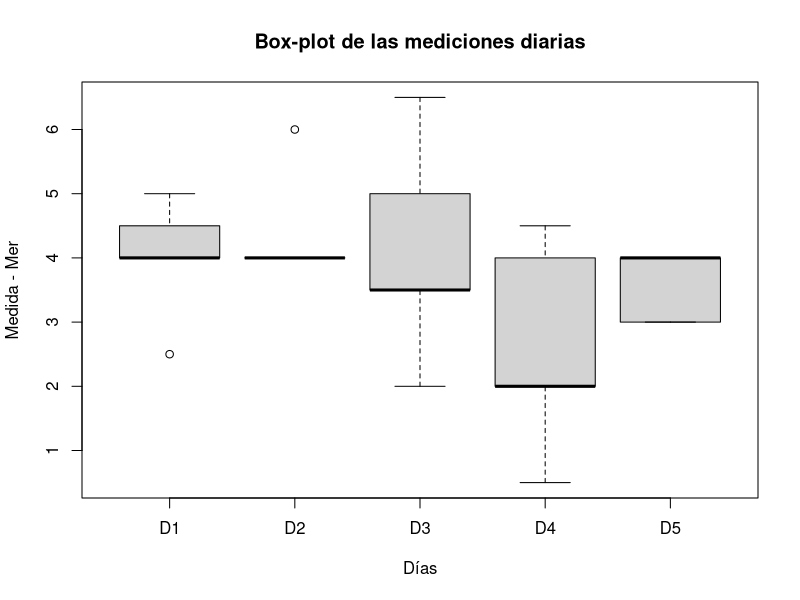
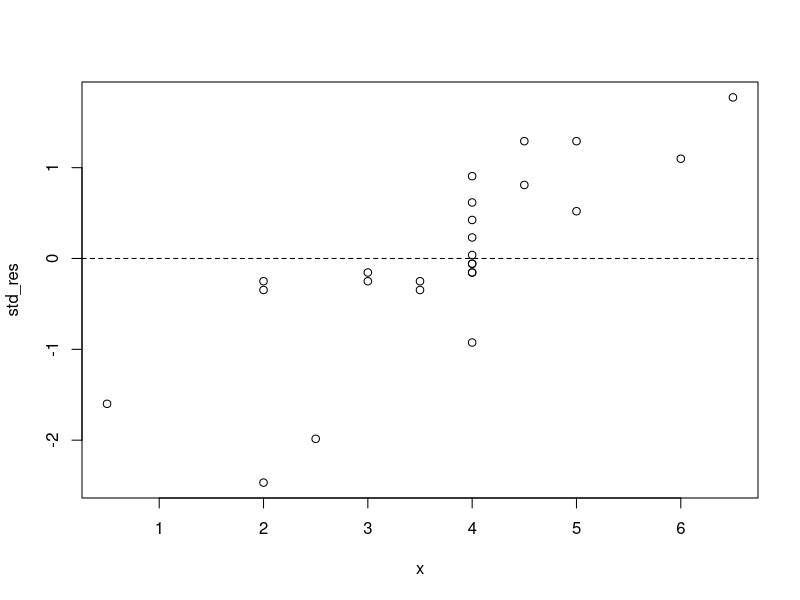
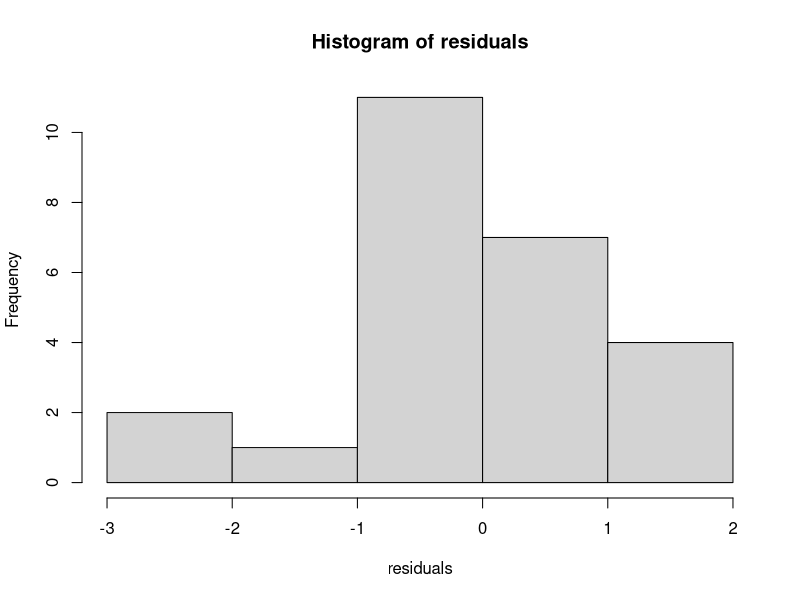
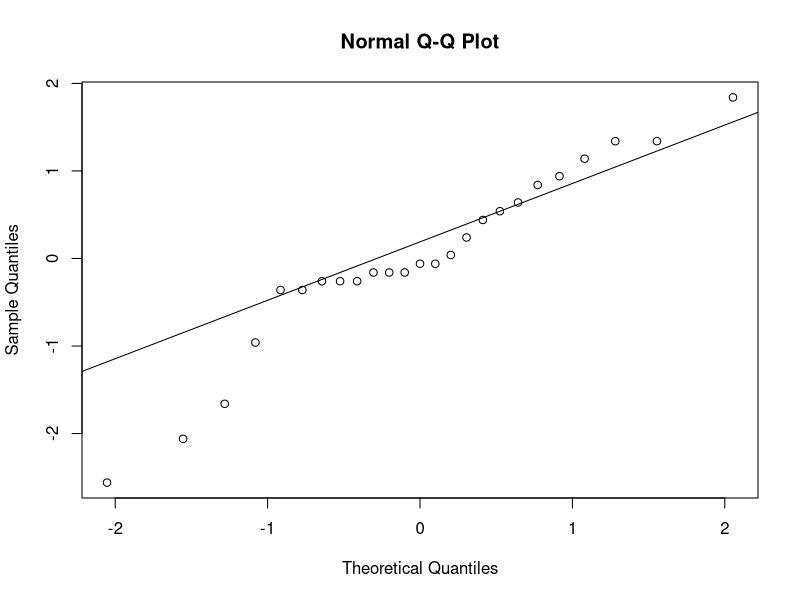
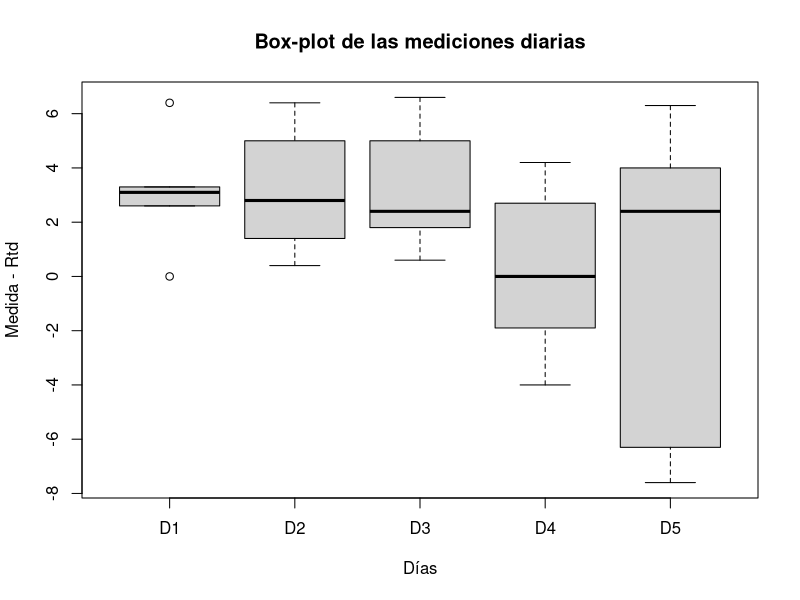
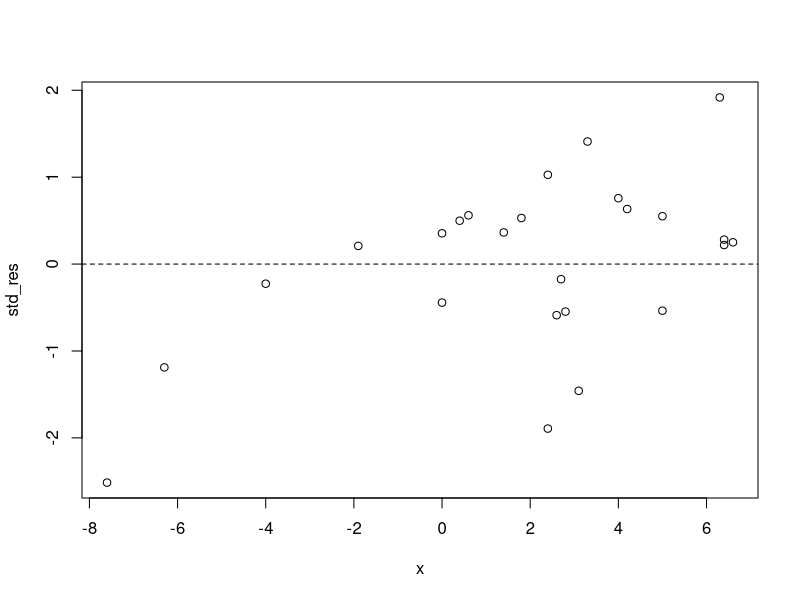
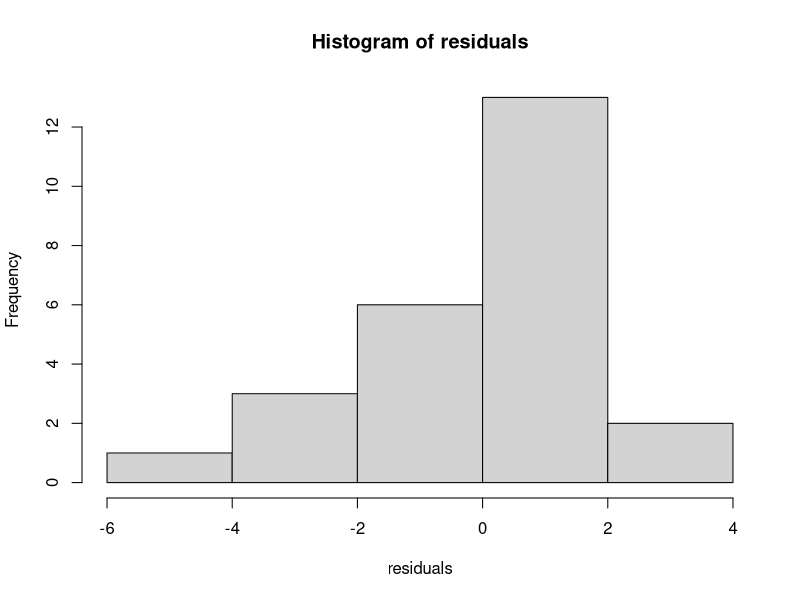
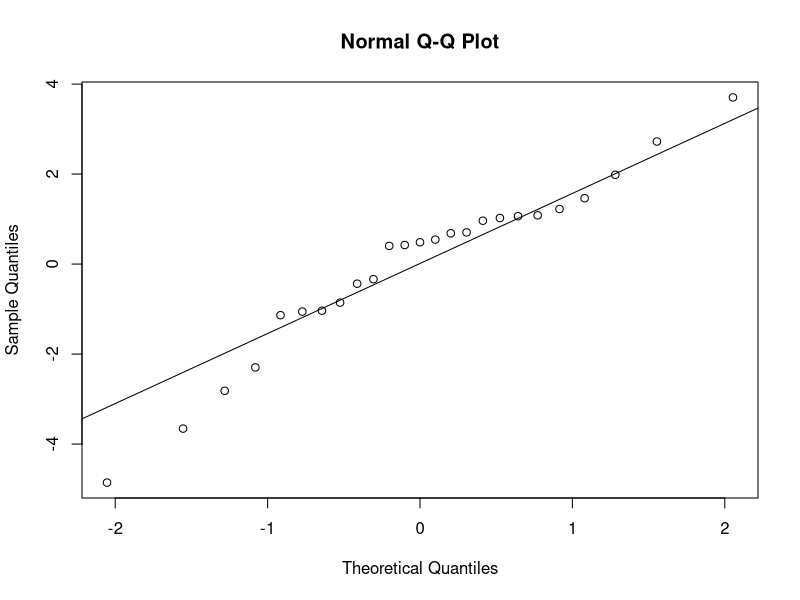

These figures' R source, in order:
problem_data <- function() {
    mer <- c(4.0, 4.0, 5.0, 0.5, 3.0, 5.0, 6.0, 2.0, 4.0, 4.0, 4.5, 4.0, 3.5, 2.0, 3.0, 2.5, 4.0, 6.5, 4.5, 4.0, 4.0, 4.0, 3.5, 2.0, 4.0)
    rtd <- c(2.6, 2.8, 5.0, 0.0, 2.4, 6.4, 6.4, 2.4, 4.2, 4.0, 3.3, 1.4, 1.8, -1.9, -7.6, 3.1, 5.0, 6.6, 2.7, 6.3, 0.0, 0.4, 0.6, -4.0, -6.3)
    dif <- mer - rtd

    days <- c('D1', 'D2', 'D3', 'D4', 'D5')
    all_days <- c(rep(days, 5))
    silo <- c(rep('A', 5), rep('B', 5), rep('C', 5), rep('D', 5), rep('E', 5))

    return(data.frame(silo, days, mer, rtd, dif))
}

box_plot <- function(x, y, label) {
    title <- 'Box-plot de las mediciones diarias'
    png(paste('images/box-', label, '.png', sep = ''))
    boxplot(x ~ y, ylab=paste('Medida - ', label, sep=''), xlab='Días', main=title)
    dev.off()
}

qq_plot <- function(residuals, label) {
    png(paste('images/qq-', label, '.png', sep=''))
    qqnorm(residuals)
    qqline(residuals)
    dev.off()
}

std_plot <- function(x, residuals, label) {
    res_mean <- mean(residuals)
    res_sd <- sd(residuals)
    std_res <- (residuals - res_mean) / res_sd

    png(paste('images/std-', label, '.png', sep=''))
    plot(x, std_res)
    abline(h = 0, lty = 2)
    dev.off()
}

hist_plot <- function(residuals, label) {
    png(paste('images/hist-', label, '.png', sep=''))
    hist(residuals)
    dev.off()
}

make_model <- function(df, x, label) {
    # Box Plot
    box_plot(x, df$days, label)

    # Anova analysis
    anova <- aov(x ~ df$silo + df$days)
    res <- anova$residuals

    # Check anova residual assumptions
    # 1 - standardized Residuals
    std_plot(x, res, label)

    # 2 - Histogram 
    hist_plot(res, label)

    # 3 - Normal Q-Q plot
    qq_plot(res, label)

    print(paste('---------', label, '---------'))
    print(summary(anova))
    
    return()
}

main <- function() {
    df <- problem_data()

    make_model(df, df$mer, 'Mer')
    make_model(df, df$rtd, 'Rtd')
    make_model(df, df$dif, 'Diferencia')
    
    return()
}

main()